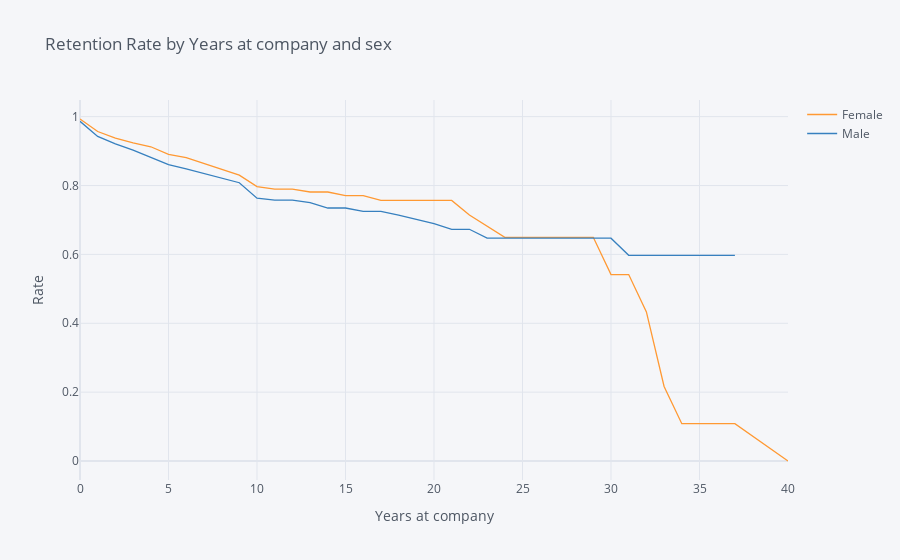

The notebook cell this image was saved under:
### Markdown cell above
## 2. Compare the plot above with one that plots employee retention rates by gender over the number of years the employee has been working for the company.

### Code cell
employee_age = survival(data, 'Gender', 'YearsAtCompany', 'Attrition')
employee_age.iplot(kind='line',xTitle='Years at company',yTitle='Rate', 
                     title='Retention Rate by Years at company and sex')

### Figure 1 — Plotly figure (JSON) as saved in the notebook; plotly's stock layout.template omitted (floating-point values rounded to 4 significant figures)
{"data": [{"line": {"color": "rgba(255, 153, 51, 1.0)", "dash": "solid", "shape": "linear", "width": 1.3}, "mode": "lines", "name": "Female", "text": "", "type": "scatter", "x": [0, 1, 2, 3, 4, 5, 6, 7, 8, 9, 10, 11, 12, 13, 14, 15, 16, 17, 18, 19, 20, 21, 22, 23, 24, 25, 26, 27, 29, 30, 31, 32, 33, 34, 36, 37, 40], "y": [0.9932, 0.9568, 0.938, 0.9239, 0.9126, 0.8906, 0.8813, 0.8642, 0.8487, 0.8303, 0.7969, 0.7898, 0.7898, 0.7812, 0.7812, 0.7704, 0.7704, 0.7566, 0.7566, 0.7566, 0.7566, 0.7566, 0.7146, 0.6821, 0.6496, 0.6496, 0.6496, 0.6496, 0.6496, 0.5414, 0.5414, 0.4331, 0.2165, 0.1083, 0.1083, 0.1083, 0]}, {"line": {"color": "rgba(55, 128, 191, 1.0)", "dash": "solid", "shape": "linear", "width": 1.3}, "mode": "lines", "name": "Male", "text": "", "type": "scatter", "x": [0, 1, 2, 3, 4, 5, 6, 7, 8, 9, 10, 11, 12, 13, 14, 15, 16, 17, 18, 19, 20, 21, 22, 23, 24, 25, 26, 27, 29, 30, 31, 32, 33, 34, 36, 37, 40], "y": [0.9864, 0.9425, 0.921, 0.9029, 0.8815, 0.861, 0.8483, 0.8342, 0.8206, 0.8081, 0.7634, 0.7577, 0.7577, 0.7506, 0.7347, 0.7347, 0.725, 0.725, 0.714, 0.7021, 0.6894, 0.6729, 0.6729, 0.6471, 0.6471, 0.6471, 0.6471, 0.6471, 0.6471, 0.6471, 0.5973, 0.5973, 0.5973, 0.5973, 0.5973, 0.5973, ""]}], "layout": {"legend": {"bgcolor": "#F5F6F9", "font": {"color": "#4D5663"}}, "paper_bgcolor": "#F5F6F9", "plot_bgcolor": "#F5F6F9", "title": {"font": {"color": "#4D5663"}, "text": "Retention Rate by Years at company and sex"}, "xaxis": {"gridcolor": "#E1E5ED", "showgrid": true, "tickfont": {"color": "#4D5663"}, "title": {"font": {"color": "#4D5663"}, "text": "Years at company"}, "zerolinecolor": "#E1E5ED"}, "yaxis": {"gridcolor": "#E1E5ED", "showgrid": true, "tickfont": {"color": "#4D5663"}, "title": {"font": {"color": "#4D5663"}, "text": "Rate"}, "zerolinecolor": "#E1E5ED"}}}
